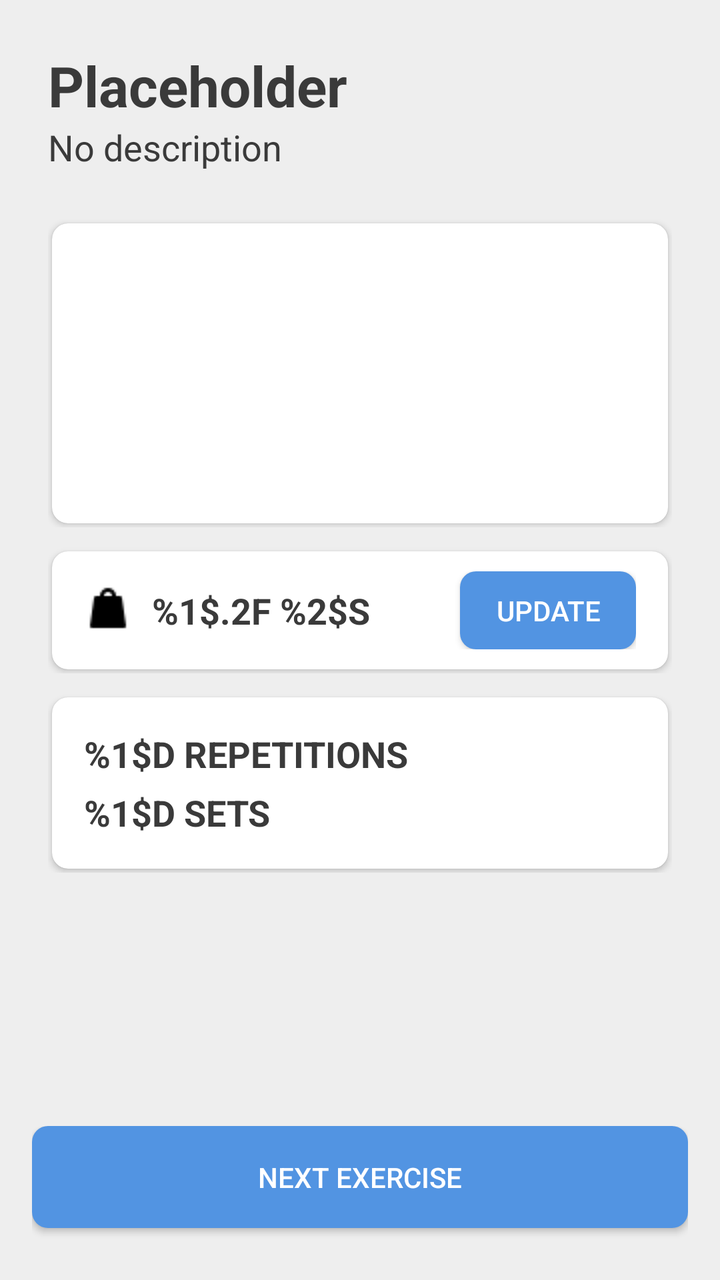
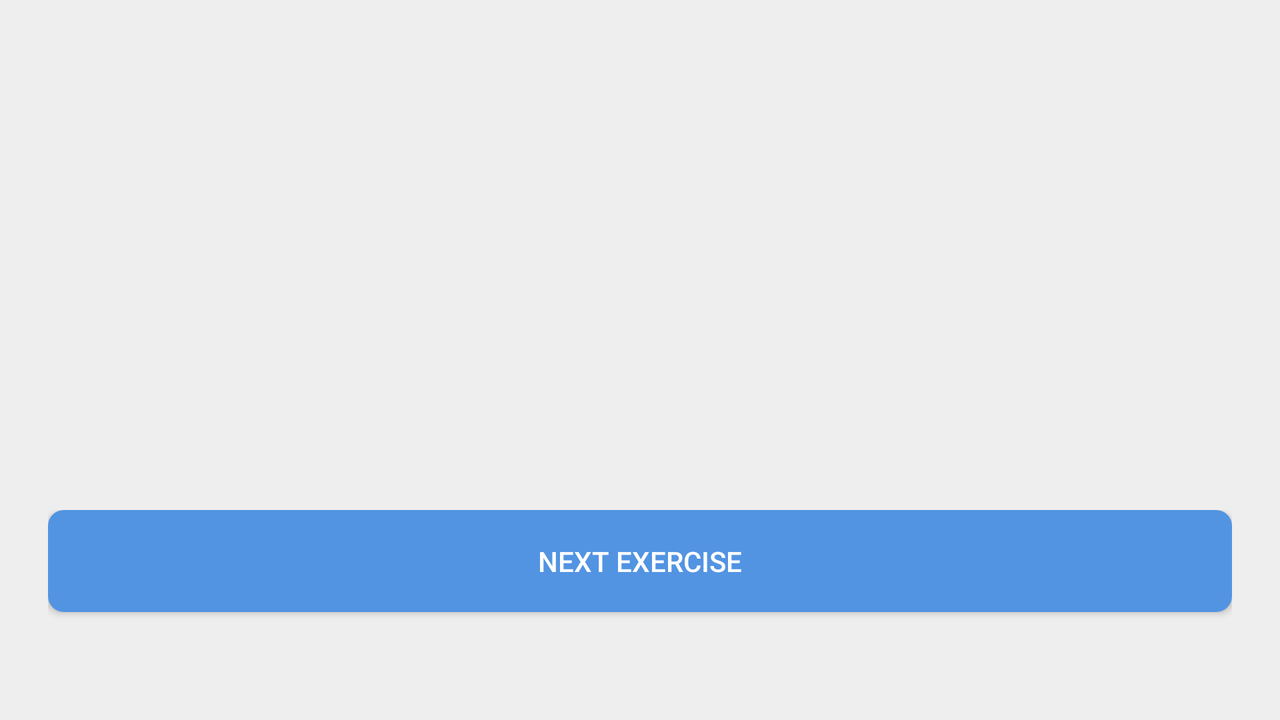

The same Android screen from two of the app's own layout files: first res/layout/ as a phone draws it, then the author's variant for another configuration, drawn on a device whose configuration selects that folder. Both files follow.
<!-- AndroidManifest.xml: application theme AppTheme -->
<!-- res/layout/activity_workout_start.xml -->
<?xml version="1.0" encoding="utf-8"?>
<RelativeLayout xmlns:android="http://schemas.android.com/apk/res/android"
    android:layout_width="match_parent"
    android:layout_height="match_parent"
    xmlns:app="http://schemas.android.com/apk/res-auto"
    android:background="@color/colorBackground">

    <androidx.core.widget.NestedScrollView
        android:layout_width="match_parent"
        android:layout_height="wrap_content">

        <LinearLayout
            android:layout_width="match_parent"
            android:layout_height="wrap_content"
            android:orientation="vertical"
            android:padding="@dimen/padding_view_large">

            <TextView
                android:id="@+id/exercise_name"
                android:layout_width="match_parent"
                android:layout_height="wrap_content"
                android:text="@string/placeholder"
                style="@style/PageTitle"/>

            <TextView
                android:id="@+id/exercise_description"
                android:layout_width="match_parent"
                android:layout_height="wrap_content"
                android:text="@string/no_description"
                style="@style/PageSubtitle"/>

            <LinearLayout
                android:layout_width="match_parent"
                android:layout_height="wrap_content"
                android:layout_marginTop="@dimen/padding_view_large">

                <androidx.cardview.widget.CardView
                    android:layout_width="match_parent"
                    android:layout_height="wrap_content"
                    app:cardElevation="@dimen/card_view_elevation"
                    app:cardCornerRadius="@dimen/rounded_value_normal"
                    android:layout_margin="@dimen/card_view_margin">

                    <LinearLayout
                        android:layout_width="match_parent"
                        android:layout_height="wrap_content"
                        android:orientation="vertical">

                        <ImageView
                            android:id="@+id/exercise_image"
                            android:layout_width="match_parent"
                            android:layout_height="150dp"
                            app:srcCompat="@drawable/default_workout_image"
                            android:scaleType="centerCrop"/>

                    </LinearLayout>

                </androidx.cardview.widget.CardView>

            </LinearLayout>

            <LinearLayout
                android:layout_width="match_parent"
                android:layout_height="wrap_content"
                android:orientation="vertical"
                android:layout_marginTop="@dimen/padding_view_small"
                android:layout_marginBottom="@dimen/padding_view_american">

                <LinearLayout
                    android:id="@+id/weight_parent"
                    android:layout_width="match_parent"
                    android:layout_height="wrap_content"
                    android:layout_marginBottom="@dimen/padding_view_small">

                    <androidx.cardview.widget.CardView
                        android:layout_width="match_parent"
                        android:layout_height="wrap_content"
                        app:cardElevation="@dimen/card_view_elevation"
                        app:cardCornerRadius="@dimen/rounded_value_normal"
                        android:layout_margin="@dimen/card_view_margin">

                        <RelativeLayout
                            android:layout_width="match_parent"
                            android:layout_height="wrap_content"
                            android:paddingTop="@dimen/padding_view_small"
                            android:paddingBottom="@dimen/padding_view_small"
                            android:paddingStart="@dimen/padding_view_normal"
                            android:paddingEnd="@dimen/padding_view_normal">

                            <TextView
                                android:id="@+id/exercise_weight"
                                android:layout_width="match_parent"
                                android:layout_height="wrap_content"
                                android:text="@string/activity_workout_start_weight_format"
                                android:textAllCaps="true"
                                android:layout_toStartOf="@+id/update_weight_button"
                                android:layout_marginEnd="@dimen/padding_view_large"
                                android:drawableStart="@drawable/ic_weight_24dp"
                                android:drawablePadding="@dimen/padding_view_small"
                                android:layout_centerVertical="true"
                                style="@style/PageSubtitleBold"/>

                            <Button
                                android:id="@+id/update_weight_button"
                                android:layout_width="wrap_content"
                                android:layout_height="wrap_content"
                                android:layout_alignParentEnd="true"
                                android:text="@string/activity_workout_start_update_weight"
                                android:onClick="onUpdateWeightButtonClicked"
                                style="@style/ButtonRedRounded"/>

                        </RelativeLayout>

                    </androidx.cardview.widget.CardView>

                </LinearLayout>

                <LinearLayout
                    android:id="@+id/info_parent"
                    android:layout_width="match_parent"
                    android:layout_height="wrap_content">

                    <androidx.cardview.widget.CardView
                        android:layout_width="match_parent"
                        android:layout_height="wrap_content"
                        app:cardElevation="@dimen/card_view_elevation"
                        app:cardCornerRadius="@dimen/rounded_value_normal"
                        android:layout_margin="@dimen/card_view_margin">

                        <LinearLayout
                            android:layout_width="match_parent"
                            android:layout_height="wrap_content"
                            android:padding="@dimen/padding_view_normal"
                            android:orientation="vertical">

                            <TextView
                                android:id="@+id/exercise_reps"
                                android:layout_width="match_parent"
                                android:layout_height="wrap_content"
                                android:text="@string/activity_workout_start_reps_format"
                                android:textAllCaps="true"
                                android:layout_marginBottom="@dimen/padding_view_tiny"
                                style="@style/PageSubtitleBold"/>

                            <TextView
                                android:id="@+id/exercise_sets"
                                android:layout_width="match_parent"
                                android:layout_height="wrap_content"
                                android:text="@string/activity_workout_start_sets_format"
                                android:textAllCaps="true"
                                style="@style/PageSubtitleBold"/>

                        </LinearLayout>

                    </androidx.cardview.widget.CardView>

                </LinearLayout>

            </LinearLayout>

        </LinearLayout>

    </androidx.core.widget.NestedScrollView>

    <RelativeLayout
        android:layout_width="match_parent"
        android:layout_height="wrap_content"
        android:layout_alignParentBottom="true"
        android:padding="@dimen/padding_view_normal">

        <LinearLayout
            android:layout_width="match_parent"
            android:layout_height="wrap_content"
            android:orientation="horizontal"
            android:layout_marginTop="@dimen/padding_view_large">

            <Button
                android:id="@+id/previous_exercise_button"
                android:layout_width="0dp"
                android:layout_weight="0.35"
                android:layout_height="wrap_content"
                android:layout_gravity="center_horizontal"
                android:text="@string/previous"
                android:layout_marginEnd="@dimen/padding_view_large"
                android:visibility="gone"
                android:onClick="onPreviousExerciseButtonClicked"
                style="@style/ButtonDark"/>

            <Button
                android:id="@+id/next_exercise_button"
                android:layout_width="0dp"
                android:layout_weight="0.65"
                android:layout_height="wrap_content"
                android:layout_gravity="center_horizontal"
                android:text="@string/activity_workout_start_next_exercise"
                android:onClick="onNextExerciseButtonClicked"
                style="@style/ButtonBlue"/>

        </LinearLayout>

    </RelativeLayout>

</RelativeLayout>
<!-- resources referenced by this layout -->
<resources>
  <color name="colorBackground">#EEEEEE</color>
  <dimen name="card_view_elevation">2dp</dimen>
  <dimen name="card_view_margin">2dp</dimen>
  <dimen name="padding_view_american">100dp</dimen>
  <dimen name="padding_view_large">24dp</dimen>
  <dimen name="padding_view_normal">16dp</dimen>
  <dimen name="padding_view_small">10dp</dimen>
  <dimen name="padding_view_tiny">5dp</dimen>
  <dimen name="rounded_value_normal">8dp</dimen>
  <string name="activity_workout_start_next_exercise">Next exercise</string>
  <string name="activity_workout_start_reps_format">%1$d Repetitions</string>
  <string name="activity_workout_start_sets_format">%1$d Sets</string>
  <string name="activity_workout_start_update_weight">Update</string>
  <string name="activity_workout_start_weight_format">%1$.2f %2$s</string>
  <string name="no_description">No description</string>
  <string name="placeholder">Placeholder</string>
  <string name="previous">Previous</string>
  <style name="ButtonRedRounded" parent="Widget.AppCompat.Button">
          <item name="android:minHeight">@dimen/button_small_min_height</item>
          <item name="android:padding">@dimen/padding_view_small</item>
          <item name="android:background">@drawable/button_blue_selector</item>
          <item name="android:textColor">@color/white</item>
      </style>
  <style name="PageSubtitle" parent="Widget.AppCompat.TextView">
          <item name="android:textColor">@color/colorTextBlack</item>
          <item name="android:textSize">@dimen/text_size_big</item>
      </style>
  <style name="PageSubtitleBold" parent="Widget.AppCompat.TextView">
          <item name="android:textColor">@color/colorTextBlack</item>
          <item name="android:textStyle">bold</item>
          <item name="android:textSize">@dimen/text_size_big</item>
      </style>
  <style name="PageTitle" parent="Widget.AppCompat.TextView">
          <item name="android:textColor">@color/colorTextBlack</item>
          <item name="android:textStyle">bold</item>
          <item name="android:textSize">@dimen/text_size_title</item>
      </style>
  <dimen name="button_min_height">40dp</dimen>
  <color name="white">#FFFFFF</color>
  <dimen name="button_small_min_height">20dp</dimen>
  <color name="colorTextBlack">#3a3a3a</color>
  <dimen name="text_size_big">18sp</dimen>
  <dimen name="text_size_title">28sp</dimen>
  <color name="colorPrimary">#404552</color>
  <color name="colorPrimaryDark">#353944</color>
  <color name="colorAccent">#5294E2</color>
  <!-- drawable button_gray (drawable) -->
  <?xml version="1.0" encoding="utf-8"?>
  <layer-list xmlns:android="http://schemas.android.com/apk/res/android">
      <item>
          <shape android:shape="rectangle">
              <solid android:color="@color/darkGray"/>
              <corners android:radius="@dimen/rounded_value_normal"/>
          </shape>
      </item>
  </layer-list>
  <!-- drawable button_blue (drawable) -->
  <?xml version="1.0" encoding="utf-8"?>
  <layer-list xmlns:android="http://schemas.android.com/apk/res/android">
      <item>
          <shape android:shape="rectangle">
              <solid android:color="@color/colorAccent"/>
              <corners android:radius="@dimen/rounded_value_normal"/>
          </shape>
      </item>
  </layer-list>
  <!-- drawable button_dark (drawable) -->
  <?xml version="1.0" encoding="utf-8"?>
  <layer-list xmlns:android="http://schemas.android.com/apk/res/android">
      <item>
          <shape android:shape="rectangle">
              <solid android:color="@color/colorPrimary"/>
              <corners android:radius="@dimen/rounded_value_normal"/>
          </shape>
      </item>
  </layer-list>
  <color name="darkGray">#D4D4D4</color>
  <color name="colorAccentDark">#216DC6</color>
</resources>
<!-- res/layout-land/activity_workout_start.xml (the author's variant of the layout above) -->
<!-- drawn on the phone turned sideways -->
<?xml version="1.0" encoding="utf-8"?>
<RelativeLayout xmlns:android="http://schemas.android.com/apk/res/android"
    android:layout_width="match_parent"
    android:layout_height="match_parent"
    xmlns:app="http://schemas.android.com/apk/res-auto"
    android:background="@color/colorBackground">

    <androidx.viewpager2.widget.ViewPager2
        android:id="@+id/view_pager"
        android:layout_width="match_parent"
        android:layout_height="match_parent" />

    <LinearLayout
        android:layout_width="match_parent"
        android:layout_height="wrap_content"
        android:orientation="vertical"
        android:layout_alignParentBottom="true"
        android:padding="@dimen/padding_view_large">

        <com.ncorti.slidetoact.SlideToActView
            android:id="@+id/timer_slider"
            android:layout_width="match_parent"
            android:layout_height="wrap_content"
            app:outer_color="@color/colorAccent"
            app:inner_color="@color/colorContent"
            app:border_radius="@dimen/rounded_value_normal"
            app:slider_height="60dp"
            app:icon_margin="8dp"
            app:text_size="@dimen/text_size_medium"
            android:elevation="@dimen/card_view_elevation"
            android:layout_marginBottom="@dimen/padding_view_tiny"
            app:text_style="bold"
            app:text="@string/activity_workout_start_slide_to_complete_workout"
            android:visibility="gone"/>

        <Button
            android:id="@+id/next_exercise_button"
            android:layout_width="match_parent"
            android:layout_height="wrap_content"
            android:layout_gravity="center_horizontal"
            android:text="@string/activity_workout_start_next_exercise"
            android:onClick="onNextExerciseButtonClicked"
            style="@style/ButtonBlue"/>

        <com.google.android.material.tabs.TabLayout
            android:id="@+id/tab_layout"
            android:layout_width="match_parent"
            android:layout_height="20dp"
            app:tabBackground="@drawable/tab_selector"
            app:tabGravity="center"
            app:tabIndicatorHeight="0dp"/>

    </LinearLayout>

</RelativeLayout>
<!-- resources referenced by the variant -->
<!-- as the phone turned sideways resolves them -->
<resources>
  <color name="colorAccent">#5294E2</color>
  <color name="colorBackground">#EEEEEE</color>
  <color name="colorContent">#FAFAFA</color>
  <dimen name="card_view_elevation">2dp</dimen>
  <dimen name="padding_view_large">24dp</dimen>
  <dimen name="padding_view_tiny">5dp</dimen>
  <dimen name="rounded_value_normal">8dp</dimen>
  <dimen name="text_size_medium">15sp</dimen>
  <!-- drawable tab_selector (drawable) -->
  <?xml version="1.0" encoding="utf-8"?>
  <selector xmlns:android="http://schemas.android.com/apk/res/android">
      <item android:drawable="@drawable/tab_selected_dot"
          android:state_selected="true"/>
      <item android:drawable="@drawable/tab_default_dot"/>
  </selector>
  <string name="activity_workout_start_next_exercise">Next exercise</string>
  <string name="activity_workout_start_slide_to_complete_workout">SLIDE TO COMPLETE WORKOUT</string>
  <style name="ButtonBlue" parent="Widget.AppCompat.Button">
          <item name="android:minHeight">@dimen/button_min_height</item>
          <item name="android:padding">@dimen/padding_view_normal</item>
          <item name="android:background">@drawable/button_blue_selector</item>
          <item name="android:textColor">@color/white</item>
          <item name="android:layout_marginBottom">@dimen/padding_view_small</item>
      </style>
  <!-- from res/values-v27/ -->
  <style name="AppTheme" parent="Theme.AppCompat.Light.NoActionBar">
          
          <item name="colorPrimary">@color/colorPrimary</item>
          <item name="colorPrimaryDark">@color/colorPrimaryDark</item>
          <item name="colorAccent">@color/colorAccent</item>
          <item name="android:navigationBarColor">@color/colorBackground</item>
          <item name="android:windowLightNavigationBar">true</item>
          <item name="android:windowLightStatusBar">true</item>
          <item name="android:statusBarColor">@color/colorBackground</item>
      </style>
  <dimen name="button_min_height">40dp</dimen>
  <dimen name="padding_view_normal">16dp</dimen>
  <!-- drawable button_blue_selector (drawable) -->
  <selector xmlns:android="http://schemas.android.com/apk/res/android">
  
      <item android:drawable="@drawable/button_gray" android:state_enabled="false"/>
      <item android:drawable="@drawable/button_blue" android:state_enabled="true"/>
      <item android:drawable="@drawable/button_blue" android:state_pressed="false" />
      <item android:drawable="@drawable/button_blue_pressed" android:state_pressed="true" />
  
  </selector>
  <color name="white">#FFFFFF</color>
  <dimen name="padding_view_small">10dp</dimen>
  <color name="colorPrimary">#404552</color>
  <color name="colorPrimaryDark">#353944</color>
  <!-- drawable button_gray (drawable) -->
  <?xml version="1.0" encoding="utf-8"?>
  <layer-list xmlns:android="http://schemas.android.com/apk/res/android">
      <item>
          <shape android:shape="rectangle">
              <solid android:color="@color/darkGray"/>
              <corners android:radius="@dimen/rounded_value_normal"/>
          </shape>
      </item>
  </layer-list>
  <!-- drawable button_blue (drawable) -->
  <?xml version="1.0" encoding="utf-8"?>
  <layer-list xmlns:android="http://schemas.android.com/apk/res/android">
      <item>
          <shape android:shape="rectangle">
              <solid android:color="@color/colorAccent"/>
              <corners android:radius="@dimen/rounded_value_normal"/>
          </shape>
      </item>
  </layer-list>
  <!-- drawable button_blue_pressed (drawable) -->
  <?xml version="1.0" encoding="utf-8"?>
  <layer-list xmlns:android="http://schemas.android.com/apk/res/android">
      <item>
          <shape android:shape="rectangle">
              <solid android:color="@color/colorAccentDark"/>
              <corners android:radius="@dimen/rounded_value_normal"/>
          </shape>
      </item>
  </layer-list>
  <color name="darkGray">#D4D4D4</color>
  <color name="colorAccentDark">#216DC6</color>
</resources>
